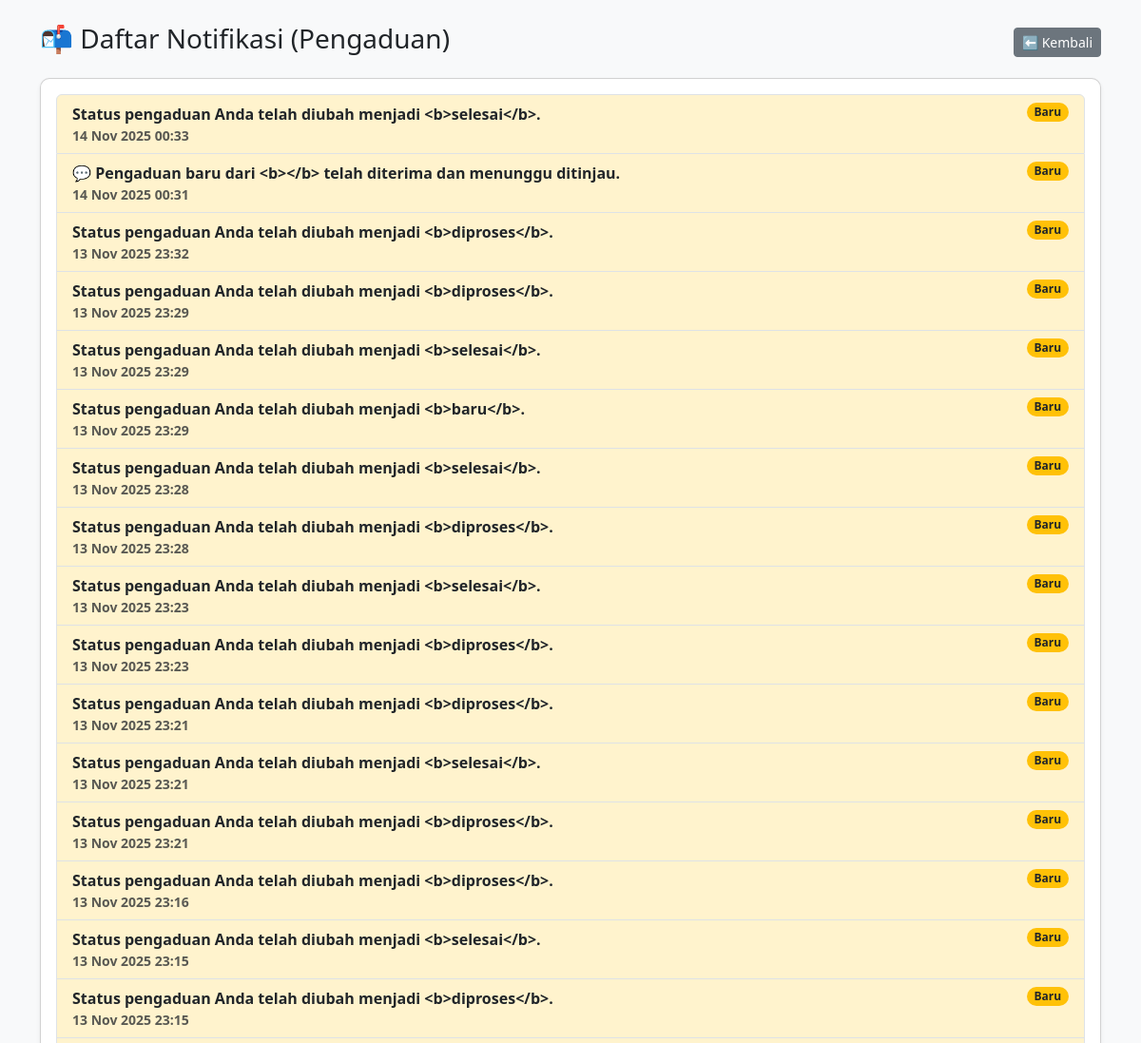
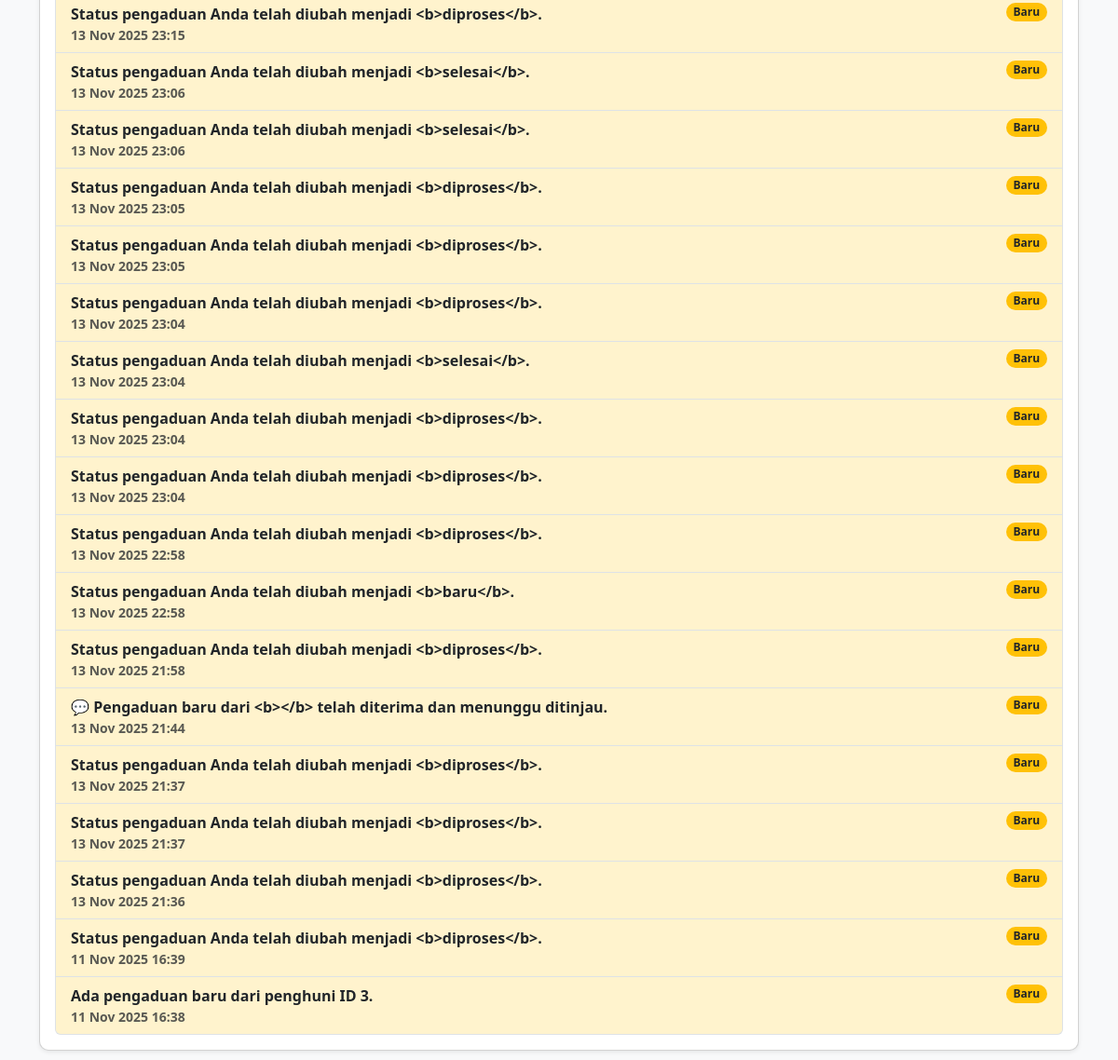
The page /admin/notifikasi.php (signed in) on the database its author committed (2 pictures, top to bottom).
### tables this page shows
CREATE TABLE `notifikasi` (
  `id` int(11) NOT NULL,
  `id_pengumuman` int(11) NOT NULL,
  `id_pengaduan` int(11) DEFAULT NULL,
  `pesan` text NOT NULL,
  `tanggal` datetime DEFAULT current_timestamp(),
  `status` enum('baru','dibaca') DEFAULT 'baru',
  `jenis` enum('pengumuman','pengaduan','lainnya') DEFAULT 'pengumuman'
);

### admin/notifikasi.php (the view, shortened to what this page needs)
<?php
include '../koneksi.php';
$jenis = isset($_GET['jenis']) ? mysqli_real_escape_string($koneksi, $_GET['jenis']) : 'pengaduan';
$query = mysqli_query($koneksi, "
    SELECT * FROM notifikasi
    WHERE jenis='$jenis'
    ORDER BY tanggal DESC
");
?>
<!doctype html>
<html lang="id">
<head>
<link rel="stylesheet" href="https://cdn.jsdelivr.net/npm/bootstrap@5.3.0/dist/css/bootstrap.min.css">
</head>
<body>
<div class="container py-4">
    <div class="d-flex justify-content-between align-items-center mb-3">
        <h3>📬 Daftar Notifikasi (<?= ucfirst(htmlspecialchars($jenis)) ?>)</h3>
        <a href="dashboard.php" class="btn btn-secondary btn-sm">⬅ Kembali</a>
    </div>
    <div class="card shadow-sm">
        <div class="card-body">
            <?php if (mysqli_num_rows($query) > 0): ?>
                <div class="list-group">
                    <?php while ($n = mysqli_fetch_assoc($query)): ?>
                        <a href="notifikasi.php $n['id'] ?>"
                           class="list-group-item list-group-item-action d-flex justify-content-between align-items-start <?= $n['status']=='baru' ? 'fw-bold bg-warning-subtle' : '' ?>">
                            <div>
                                <div><?= htmlspecialchars($n['pesan']) ?></div>
                                <small class="text-muted">
                                    <?= date('d M Y H:i', strtotime($n['tanggal'])) ?>
                                </small>
                            </div>
                            <span class="badge bg-<?= $n['status']=='baru' ? 'warning' : 'secondary' ?> rounded-pill text-dark">
                                <?= ucfirst($n['status']) ?>
                            </span>
                        </a>
                    <?php endwhile; ?>
                </div>
            <?php else: ?>
                <p class="text-center text-muted m-0">Belum ada notifikasi.</p>
            <?php endif; ?>
        </div>
    </div>
</div>
</body>
</html>

### admin/notifikasi.php (style rules this page uses)
body { background: #f8f9fa; }
.card { border-radius: 10px; }

### rows shown on the page
notifikasi: pesan "Status pengaduan Anda telah diubah menjadi <b>selesai</b>.", tanggal "14 Nov 2025 00:33", status "Baru"
notifikasi: pesan "💬 Pengaduan baru dari <b></b> telah diterima dan menunggu ditinjau.", tanggal "14 Nov 2025 00:31", status "Baru"
notifikasi: pesan "Status pengaduan Anda telah diubah menjadi <b>diproses</b>.", tanggal "13 Nov 2025 23:32", status "Baru"
notifikasi: pesan "Status pengaduan Anda telah diubah menjadi <b>diproses</b>.", tanggal "13 Nov 2025 23:29", status "Baru"
notifikasi: pesan "Status pengaduan Anda telah diubah menjadi <b>selesai</b>.", tanggal "13 Nov 2025 23:29", status "Baru"
notifikasi: pesan "Status pengaduan Anda telah diubah menjadi <b>baru</b>.", tanggal "13 Nov 2025 23:29", status "Baru"
notifikasi: pesan "Status pengaduan Anda telah diubah menjadi <b>selesai</b>.", tanggal "13 Nov 2025 23:28", status "Baru"
notifikasi: pesan "Status pengaduan Anda telah diubah menjadi <b>diproses</b>.", tanggal "13 Nov 2025 23:28", status "Baru"
notifikasi: pesan "Status pengaduan Anda telah diubah menjadi <b>selesai</b>.", tanggal "13 Nov 2025 23:23", status "Baru"
notifikasi: pesan "Status pengaduan Anda telah diubah menjadi <b>diproses</b>.", tanggal "13 Nov 2025 23:23", status "Baru"
notifikasi: pesan "Status pengaduan Anda telah diubah menjadi <b>diproses</b>.", tanggal "13 Nov 2025 23:21", status "Baru"
notifikasi: pesan "Status pengaduan Anda telah diubah menjadi <b>selesai</b>.", tanggal "13 Nov 2025 23:21", status "Baru"
notifikasi: pesan "Status pengaduan Anda telah diubah menjadi <b>diproses</b>.", tanggal "13 Nov 2025 23:21", status "Baru"
notifikasi: pesan "Status pengaduan Anda telah diubah menjadi <b>diproses</b>.", tanggal "13 Nov 2025 23:16", status "Baru"
notifikasi: pesan "Status pengaduan Anda telah diubah menjadi <b>selesai</b>.", tanggal "13 Nov 2025 23:15", status "Baru"
notifikasi: pesan "Status pengaduan Anda telah diubah menjadi <b>diproses</b>.", tanggal "13 Nov 2025 23:15", status "Baru"
notifikasi: pesan "Status pengaduan Anda telah diubah menjadi <b>diproses</b>.", tanggal "13 Nov 2025 23:15", status "Baru"
notifikasi: pesan "Status pengaduan Anda telah diubah menjadi <b>selesai</b>.", tanggal "13 Nov 2025 23:06", status "Baru"
notifikasi: pesan "Status pengaduan Anda telah diubah menjadi <b>selesai</b>.", tanggal "13 Nov 2025 23:06", status "Baru"
notifikasi: pesan "Status pengaduan Anda telah diubah menjadi <b>diproses</b>.", tanggal "13 Nov 2025 23:05", status "Baru"
notifikasi: pesan "Status pengaduan Anda telah diubah menjadi <b>diproses</b>.", tanggal "13 Nov 2025 23:05", status "Baru"
notifikasi: pesan "Status pengaduan Anda telah diubah menjadi <b>diproses</b>.", tanggal "13 Nov 2025 23:04", status "Baru"
notifikasi: pesan "Status pengaduan Anda telah diubah menjadi <b>selesai</b>.", tanggal "13 Nov 2025 23:04", status "Baru"
notifikasi: pesan "Status pengaduan Anda telah diubah menjadi <b>diproses</b>.", tanggal "13 Nov 2025 23:04", status "Baru"
notifikasi: pesan "Status pengaduan Anda telah diubah menjadi <b>diproses</b>.", tanggal "13 Nov 2025 23:04", status "Baru"
notifikasi: pesan "Status pengaduan Anda telah diubah menjadi <b>diproses</b>.", tanggal "13 Nov 2025 22:58", status "Baru"
notifikasi: pesan "Status pengaduan Anda telah diubah menjadi <b>baru</b>.", tanggal "13 Nov 2025 22:58", status "Baru"
notifikasi: pesan "Status pengaduan Anda telah diubah menjadi <b>diproses</b>.", tanggal "13 Nov 2025 21:58", status "Baru"
notifikasi: pesan "💬 Pengaduan baru dari <b></b> telah diterima dan menunggu ditinjau.", tanggal "13 Nov 2025 21:44", status "Baru"
notifikasi: pesan "Status pengaduan Anda telah diubah menjadi <b>diproses</b>.", tanggal "13 Nov 2025 21:37", status "Baru"
notifikasi: pesan "Status pengaduan Anda telah diubah menjadi <b>diproses</b>.", tanggal "13 Nov 2025 21:37", status "Baru"
notifikasi: pesan "Status pengaduan Anda telah diubah menjadi <b>diproses</b>.", tanggal "13 Nov 2025 21:36", status "Baru"
notifikasi: pesan "Status pengaduan Anda telah diubah menjadi <b>diproses</b>.", tanggal "11 Nov 2025 16:39", status "Baru"
notifikasi: pesan "Ada pengaduan baru dari penghuni ID 3.", tanggal "11 Nov 2025 16:38", status "Baru"

### other values the page prints
$jenis "Pengaduan"
